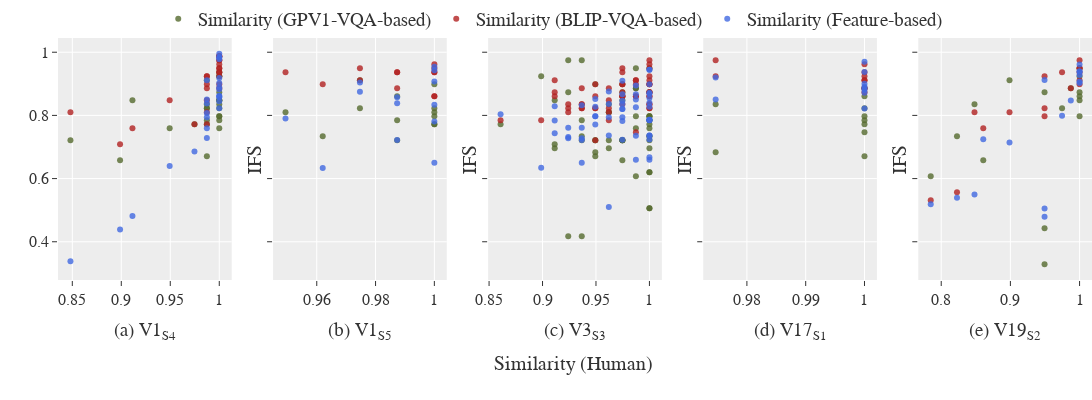

Write notebook code for a chart like this one.
### Code cell
color_v = ['darkolivegreen', 'firebrick', 'royalblue']

fig = make_subplots(rows=1, cols=5, shared_yaxes=True)

for c, rs in enumerate(req_seg):
    vid = rs.split('_')[0]
    seg = rs.split('_')[1]
    file = f'video-{vid}-segment-{seg}.csv'
    file_path = os.path.join(csv_folder, file)
    df = pd.read_csv(file_path, index_col = [0])
    if c==0:
        showlegend=True
    else:
        showlegend=False
    
    fig.add_trace(
        go.Scatter(
            x=df['Similarity (Human)'], 
            y=df['Similarity (VQA-based)'],
            mode="markers",
            marker=dict(color='darkolivegreen'),
            name='Similarity (GPV1-VQA-based)',
            legendgroup='Similarity (GPV1-VQA-based)',
            showlegend=showlegend
        ),
        row=1, col=c+1
    )
                 
    fig.add_trace(
        go.Scatter(
            x=df['Similarity (Human)'], 
            y=df['Similarity (Lavis-VQA-based)'],
            mode="markers",
            marker=dict(color='firebrick'),
            name='Similarity (BLIP-VQA-based)',
            legendgroup='Similarity (BLIP-VQA-based)',
            showlegend=showlegend
        ),
        row=1, col=c+1
    )
    
    fig.add_trace(
        go.Scatter(
            x=df['Similarity (Human)'], 
            y=df['Similarity (Feature-based)'],
            mode="markers",
            marker=dict(color='royalblue'),
            name='Similarity (Feature-based)',
            legendgroup='Similarity (Feature-based)',
            showlegend=showlegend
        ),
        row=1, col=c+1
    )
    fig['layout']['xaxis{}'.format(c+1)]['title']=f"({num[c]}) V{vid}<sub>S{seg}</sub>"
    # fig.update_xaxes(
    #     title_text = f"Similarity (Human) (V{vid}<sub>S{seg}</sub>)",
    #     title_font = {"size": 10},
    #     title_standoff = 5)

fig.update_yaxes(
        title_text = "IFS",
        title_font = {"size": 20},
        title_standoff = 0)
    
fig['layout']['yaxis{}'.format(1)]['title']=f""

    
#     fig = px.scatter(
#         df, 
#         x="Similarity (Human)", 
#         y=["Similarity (VQA-based)", "Similarity (Lavis-VQA-based)", "Similarity (Feature-based)"],
#         color_discrete_sequence=color_v,
#         template="ggplot2",
#         height=400, width=650
        
#     )
    
fig.update_traces(
    marker=dict(
        size=6,
        opacity=0.8),
        selector=dict(
            mode='markers'
        )
)

fig.update_layout(legend=dict(
        orientation="h",
        yanchor="bottom",
        y=1.0,
        xanchor="right",
        x=0.86,
        bgcolor='rgba(0,0,0,0)',
        title=None,
        font=dict(
            size=19
        )
    ))
    
fig.update_layout(
    margin=dict(l=0, r=0, t=0, b=120),
    font_family="Courier New",
    title_font_family="Times New Roman",
    font=dict(size=16),
    template='ggplot2',
    width=1500,
    height=400
)


fig.add_annotation(dict(font=dict(size=20),
                                        x=0.42,
                                        y=-0.4,
                                        showarrow=False,
                                        text="Similarity (Human)",
                                        textangle=0,
                                        xanchor='left',
                                        xref="paper",
                                        yref="paper"))
fig.write_image(
    os.path.join(f"scatter_plot_final.pdf"), 
    format='pdf'
)  
    
fig.show()

### Figure 1 — Plotly figure (JSON) as saved in the notebook; plotly's stock layout.template omitted (floating-point values rounded to 4 significant figures)
{"data": [{"legendgroup": "Similarity (GPV1-VQA-based)", "marker": {"color": "darkolivegreen", "opacity": 0.8, "size": 6}, "mode": "markers", "name": "Similarity (GPV1-VQA-based)", "showlegend": true, "type": "scatter", "x": [1, 0.9873, 0.9873, 0.9873, 0.8987, 1, 1, 0.9494, 1, 0.9873, 0.9873, 1, 1, 1, 1, 0.8481, 1, 1, 1, 1, 0.9873, 0.9873, 0.9747, 0.9114, 1], "xaxis": "x", "y": [0.7975, 0.8228, 0.8228, 0.7848, 0.6582, 0.8734, 0.8228, 0.7595, 0.8481, 0.8354, 0.9114, 0.9241, 0.9367, 0.8481, 0.8481, 0.7215, 0.7975, 0.8354, 0.7848, 0.7595, 0.7722, 0.6709, 0.7722, 0.8481, 0.9241], "yaxis": "y"}, {"legendgroup": "Similarity (BLIP-VQA-based)", "marker": {"color": "firebrick", "opacity": 0.8, "size": 6}, "mode": "markers", "name": "Similarity (BLIP-VQA-based)", "showlegend": true, "type": "scatter", "x": [1, 0.9873, 0.9873, 0.9873, 0.8987, 1, 1, 0.9494, 1, 0.9873, 0.9873, 1, 1, 1, 1, 0.8481, 1, 1, 1, 1, 0.9873, 0.9873, 0.9747, 0.9114, 1], "xaxis": "x", "y": [0.9241, 0.8101, 0.8481, 0.8861, 0.7089, 0.8987, 0.8861, 0.8481, 0.9367, 0.8987, 0.9241, 0.9873, 0.9747, 0.9873, 0.9873, 0.8101, 0.9494, 0.962, 0.9367, 0.9494, 0.9241, 0.7722, 0.7722, 0.7595, 0.9747], "yaxis": "y"}, {"legendgroup": "Similarity (Feature-based)", "marker": {"color": "royalblue", "opacity": 0.8, "size": 6}, "mode": "markers", "name": "Similarity (Feature-based)", "showlegend": true, "type": "scatter", "x": [1, 0.9873, 0.9873, 0.9873, 0.8987, 1, 1, 0.9494, 1, 0.9873, 0.9873, 1, 1, 1, 1, 0.8481, 1, 1, 1, 1, 0.9873, 0.9873, 0.9747, 0.9114, 1], "xaxis": "x", "y": [0.8825, 0.7942, 0.8377, 0.8072, 0.4386, 0.9028, 0.8448, 0.6396, 0.8596, 0.8506, 0.9111, 0.983, 0.9776, 0.9845, 0.9948, 0.3385, 0.8624, 0.9185, 0.8228, 0.8575, 0.7592, 0.7288, 0.6855, 0.4817, 0.8891], "yaxis": "y"}, {"legendgroup": "Similarity (GPV1-VQA-based)", "marker": {"color": "darkolivegreen", "opacity": 0.8, "size": 6}, "mode": "markers", "name": "Similarity (GPV1-VQA-based)", "showlegend": false, "type": "scatter", "x": [0.9873, 0.9873, 0.9494, 0.9873, 0.9747, 0.9747, 1, 1, 1, 1, 0.962, 1, 1], "xaxis": "x2", "y": [0.7215, 0.7848, 0.8101, 0.8608, 0.9114, 0.8228, 0.8987, 0.7722, 0.8228, 0.7722, 0.7342, 0.7975, 0.8101], "yaxis": "y2"}, {"legendgroup": "Similarity (BLIP-VQA-based)", "marker": {"color": "firebrick", "opacity": 0.8, "size": 6}, "mode": "markers", "name": "Similarity (BLIP-VQA-based)", "showlegend": false, "type": "scatter", "x": [0.9873, 0.9873, 0.9494, 0.9873, 0.9747, 0.9747, 1, 1, 1, 1, 0.962, 1, 1], "xaxis": "x2", "y": [0.8861, 0.9367, 0.9367, 0.9367, 0.9494, 0.9114, 0.9367, 0.8608, 0.9367, 0.962, 0.8987, 0.9494, 0.8608], "yaxis": "y2"}, {"legendgroup": "Similarity (Feature-based)", "marker": {"color": "royalblue", "opacity": 0.8, "size": 6}, "mode": "markers", "name": "Similarity (Feature-based)", "showlegend": false, "type": "scatter", "x": [0.9873, 0.9873, 0.9494, 0.9873, 0.9747, 0.9747, 1, 1, 1, 1, 0.962, 1, 1], "xaxis": "x2", "y": [0.8385, 0.8578, 0.7905, 0.722, 0.9042, 0.8748, 0.943, 0.9538, 0.6501, 0.8333, 0.6332, 0.9074, 0.7809], "yaxis": "y2"}, {"legendgroup": "Similarity (GPV1-VQA-based)", "marker": {"color": "darkolivegreen", "opacity": 0.8, "size": 6}, "mode": "markers", "name": "Similarity (GPV1-VQA-based)", "showlegend": false, "type": "scatter", "x": [0.9747, 0.962, 0.9873, 0.962, 1, 0.9747, 0.9747, 0.9747, 0.9114, 0.962, 0.9367, 0.9873, 1, 0.9747, 1, 1, 0.9747, 1, 0.9494, 0.9114, 0.9873, 0.9494, 1, 0.9747, 1, 0.9367, 1, 1, 0.9367, 1, 0.962, 0.9494, 1, 0.9747, 1, 0.9241, 1, 1, 0.9241, 0.9873, 1, 1, 0.8987, 0.9241, 0.9494, 0.8608, 0.9367, 0.9494, 0.9367, 0.9873, 0.962, 1, 0.9114, 0.9747, 0.9873], "xaxis": "x3", "y": [0.8734, 0.8354, 0.8861, 0.8101, 0.7722, 0.7215, 0.8987, 0.8481, 0.8481, 0.6962, 0.7848, 0.8861, 0.7848, 0.7215, 0.6962, 0.7215, 0.8608, 0.7595, 0.6709, 0.6962, 0.6076, 0.7215, 0.7975, 0.7215, 0.5063, 0.4177, 0.6203, 0.7342, 0.9747, 0.9494, 0.7215, 0.7215, 0.7975, 0.7215, 0.5063, 0.4177, 0.6203, 0.7342, 0.9747, 0.9494, 0.7975, 0.7848, 0.9241, 0.8734, 0.8987, 0.7722, 0.7342, 0.6835, 0.7215, 0.7595, 0.8101, 0.8734, 0.7089, 0.6582, 0.7975], "yaxis": "y3"}, {"legendgroup": "Similarity (BLIP-VQA-based)", "marker": {"color": "firebrick", "opacity": 0.8, "size": 6}, "mode": "markers", "name": "Similarity (BLIP-VQA-based)", "showlegend": false, "type": "scatter", "x": [0.9747, 0.962, 0.9873, 0.962, 1, 0.9747, 0.9747, 0.9747, 0.9114, 0.962, 0.9367, 0.9873, 1, 0.9747, 1, 1, 0.9747, 1, 0.9494, 0.9114, 0.9873, 0.9494, 1, 0.9747, 1, 0.9367, 1, 1, 0.9367, 1, 0.962, 0.9494, 1, 0.9747, 1, 0.9241, 1, 1, 0.9241, 0.9873, 1, 1, 0.8987, 0.9241, 0.9494, 0.8608, 0.9367, 0.9494, 0.9367, 0.9873, 0.962, 1, 0.9114, 0.9747, 0.9873], "xaxis": "x3", "y": [0.8987, 0.8481, 0.8608, 0.7848, 0.962, 0.8734, 0.9367, 0.8354, 0.8608, 0.8861, 0.8861, 0.9114, 0.9241, 0.8608, 0.8734, 0.9494, 0.8987, 0.8354, 0.8987, 0.9114, 0.7468, 0.8228, 0.8987, 0.8608, 0.8228, 0.8228, 0.8608, 0.8734, 0.8354, 0.8987, 0.8101, 0.8228, 0.8987, 0.8608, 0.8228, 0.8228, 0.8608, 0.8734, 0.8354, 0.8987, 0.9747, 0.8354, 0.7848, 0.8101, 0.7215, 0.7848, 0.8354, 0.8608, 0.8228, 0.8608, 0.8228, 0.9114, 0.8734, 0.9494, 0.9114], "yaxis": "y3"}, {"legendgroup": "Similarity (Feature-based)", "marker": {"color": "royalblue", "opacity": 0.8, "size": 6}, "mode": "markers", "name": "Similarity (Feature-based)", "showlegend": false, "type": "scatter", "x": [0.9747, 0.962, 0.9873, 0.962, 1, 0.9747, 0.9747, 0.9747, 0.9114, 0.962, 0.9367, 0.9873, 1, 0.9747, 1, 1, 0.9747, 1, 0.9494, 0.9114, 0.9873, 0.9494, 1, 0.9747, 1, 0.9367, 1, 1, 0.9367, 1, 0.962, 0.9494, 1, 0.9747, 1, 0.9241, 1, 1, 0.9241, 0.9873, 1, 1, 0.8987, 0.9241, 0.9494, 0.8608, 0.9367, 0.9494, 0.9367, 0.9873, 0.962, 1, 0.9114, 0.9747, 0.9873], "xaxis": "x3", "y": [0.8673, 0.876, 0.8947, 0.7364, 0.872, 0.8462, 0.8358, 0.7945, 0.8293, 0.8361, 0.8318, 0.8503, 0.8986, 0.7822, 0.8275, 0.6673, 0.7229, 0.8554, 0.8518, 0.7842, 0.7358, 0.797, 0.9449, 0.8199, 0.7861, 0.7609, 0.7845, 0.7363, 0.7276, 0.6596, 0.5101, 0.797, 0.9449, 0.8199, 0.7861, 0.7609, 0.7845, 0.7363, 0.7276, 0.6596, 0.84, 0.7234, 0.634, 0.7319, 0.8276, 0.8038, 0.7218, 0.7713, 0.6503, 0.867, 0.7939, 0.8683, 0.7438, 0.9094, 0.8258], "yaxis": "y3"}, {"legendgroup": "Similarity (GPV1-VQA-based)", "marker": {"color": "darkolivegreen", "opacity": 0.8, "size": 6}, "mode": "markers", "name": "Similarity (GPV1-VQA-based)", "showlegend": false, "type": "scatter", "x": [1, 0.9747, 1, 1, 1, 1, 0.9747, 1, 1, 1], "xaxis": "x4", "y": [0.6709, 0.6835, 0.7722, 0.7975, 0.8228, 0.7468, 0.8354, 0.8608, 0.8861, 0.7848], "yaxis": "y4"}, {"legendgroup": "Similarity (BLIP-VQA-based)", "marker": {"color": "firebrick", "opacity": 0.8, "size": 6}, "mode": "markers", "name": "Similarity (BLIP-VQA-based)", "showlegend": false, "type": "scatter", "x": [1, 0.9747, 1, 1, 1, 1, 0.9747, 1, 1, 1], "xaxis": "x4", "y": [0.8861, 0.9241, 0.9241, 0.9114, 0.9114, 0.8734, 0.9747, 0.9367, 0.962, 0.8861], "yaxis": "y4"}, {"legendgroup": "Similarity (Feature-based)", "marker": {"color": "royalblue", "opacity": 0.8, "size": 6}, "mode": "markers", "name": "Similarity (Feature-based)", "showlegend": false, "type": "scatter", "x": [1, 0.9747, 1, 1, 1, 1, 0.9747, 1, 1, 1], "xaxis": "x4", "y": [0.9377, 0.8505, 0.8908, 0.8802, 0.8717, 0.8856, 0.9202, 0.8999, 0.9699, 0.8221], "yaxis": "y4"}, {"legendgroup": "Similarity (GPV1-VQA-based)", "marker": {"color": "darkolivegreen", "opacity": 0.8, "size": 6}, "mode": "markers", "name": "Similarity (GPV1-VQA-based)", "showlegend": false, "type": "scatter", "x": [0.7848, 1, 0.9747, 0.9494, 0.9494, 0.8228, 1, 0.8608, 1, 1, 1, 1, 0.9873, 0.8481, 0.9494, 0.8987], "xaxis": "x5", "y": [0.6076, 0.7975, 0.8228, 0.3291, 0.443, 0.7342, 0.8608, 0.6582, 0.8734, 0.9494, 0.9241, 0.8481, 0.8861, 0.8354, 0.8734, 0.9114], "yaxis": "y5"}, {"legendgroup": "Similarity (BLIP-VQA-based)", "marker": {"color": "firebrick", "opacity": 0.8, "size": 6}, "mode": "markers", "name": "Similarity (BLIP-VQA-based)", "showlegend": false, "type": "scatter", "x": [0.7848, 1, 0.9747, 0.9494, 0.9494, 0.8228, 1, 0.8608, 1, 1, 1, 1, 0.9873, 0.8481, 0.9494, 0.8987], "xaxis": "x5", "y": [0.5316, 0.8987, 0.9367, 0.7975, 0.8228, 0.557, 0.9114, 0.7595, 0.9367, 0.9494, 0.9747, 0.9494, 0.8861, 0.8101, 0.9241, 0.8101], "yaxis": "y5"}, {"legendgroup": "Similarity (Feature-based)", "marker": {"color": "royalblue", "opacity": 0.8, "size": 6}, "mode": "markers", "name": "Similarity (Feature-based)", "showlegend": false, "type": "scatter", "x": [0.7848, 1, 0.9747, 0.9494, 0.9494, 0.8228, 1, 0.8608, 1, 1, 1, 1, 0.9873, 0.8481, 0.9494, 0.8987], "xaxis": "x5", "y": [0.5186, 0.9029, 0.7991, 0.4794, 0.5052, 0.5392, 0.9279, 0.7248, 0.9379, 0.9609, 0.9396, 0.907, 0.847, 0.5497, 0.9119, 0.7144], "yaxis": "y5"}], "layout": {"annotations": [{"font": {"size": 20}, "showarrow": false, "text": "Similarity (Human)", "textangle": 0, "x": 0.42, "xanchor": "left", "xref": "paper", "y": -0.4, "yref": "paper"}], "font": {"family": "Courier New", "size": 16}, "height": 400, "legend": {"bgcolor": "rgba(0, 0, 0, 0)", "font": {"size": 19}, "orientation": "h", "title": {}, "x": 0.86, "xanchor": "right", "y": 1, "yanchor": "bottom"}, "margin": {"b": 120, "l": 0, "r": 0, "t": 0}, "title": {"font": {"family": "Times New Roman"}}, "width": 1500, "xaxis": {"anchor": "y", "autorange": true, "domain": [0, 0.168], "range": [0.8366, 1.011], "title": {"text": "(a) V1<sub>S4</sub>"}, "type": "linear"}, "xaxis2": {"anchor": "y2", "autorange": true, "domain": [0.208, 0.376], "range": [0.9455, 1.004], "title": {"text": "(b) V1<sub>S5</sub>"}, "type": "linear"}, "xaxis3": {"anchor": "y3", "autorange": true, "domain": [0.416, 0.584], "range": [0.8503, 1.011], "title": {"text": "(c) V3<sub>S3</sub>"}, "type": "linear"}, "xaxis4": {"anchor": "y4", "autorange": true, "domain": [0.624, 0.792], "range": [0.9728, 1.002], "title": {"text": "(d) V17<sub>S1</sub>"}, "type": "linear"}, "xaxis5": {"anchor": "y5", "autorange": true, "domain": [0.832, 1], "range": [0.7686, 1.016], "title": {"text": "(e) V19<sub>S2</sub>"}, "type": "linear"}, "yaxis": {"anchor": "x", "autorange": true, "domain": [0, 1], "range": [0.2789, 1.045], "title": {"text": ""}, "type": "linear"}, "yaxis2": {"anchor": "x2", "autorange": true, "domain": [0, 1], "matches": "y", "range": [0.2789, 1.045], "showticklabels": false, "title": {"font": {"size": 20}, "standoff": 0, "text": "IFS"}, "type": "linear"}, "yaxis3": {"anchor": "x3", "autorange": true, "domain": [0, 1], "matches": "y", "range": [0.2789, 1.045], "showticklabels": false, "title": {"font": {"size": 20}, "standoff": 0, "text": "IFS"}, "type": "linear"}, "yaxis4": {"anchor": "x4", "autorange": true, "domain": [0, 1], "matches": "y", "range": [0.2789, 1.045], "showticklabels": false, "title": {"font": {"size": 20}, "standoff": 0, "text": "IFS"}, "type": "linear"}, "yaxis5": {"anchor": "x5", "autorange": true, "domain": [0, 1], "matches": "y", "range": [0.2789, 1.045], "showticklabels": false, "title": {"font": {"size": 20}, "standoff": 0, "text": "IFS"}, "type": "linear"}}}
